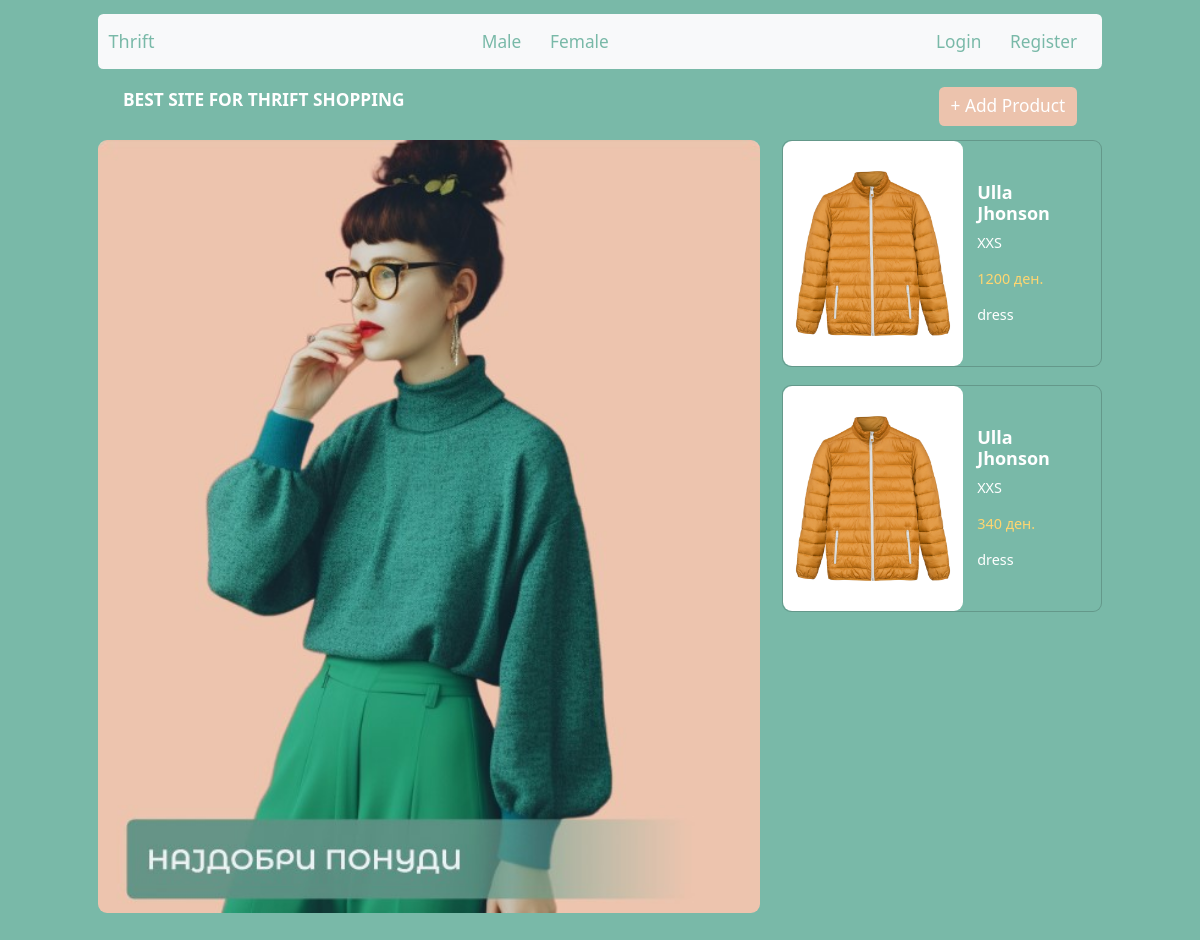
/, run on an earlier commit of the app's database.
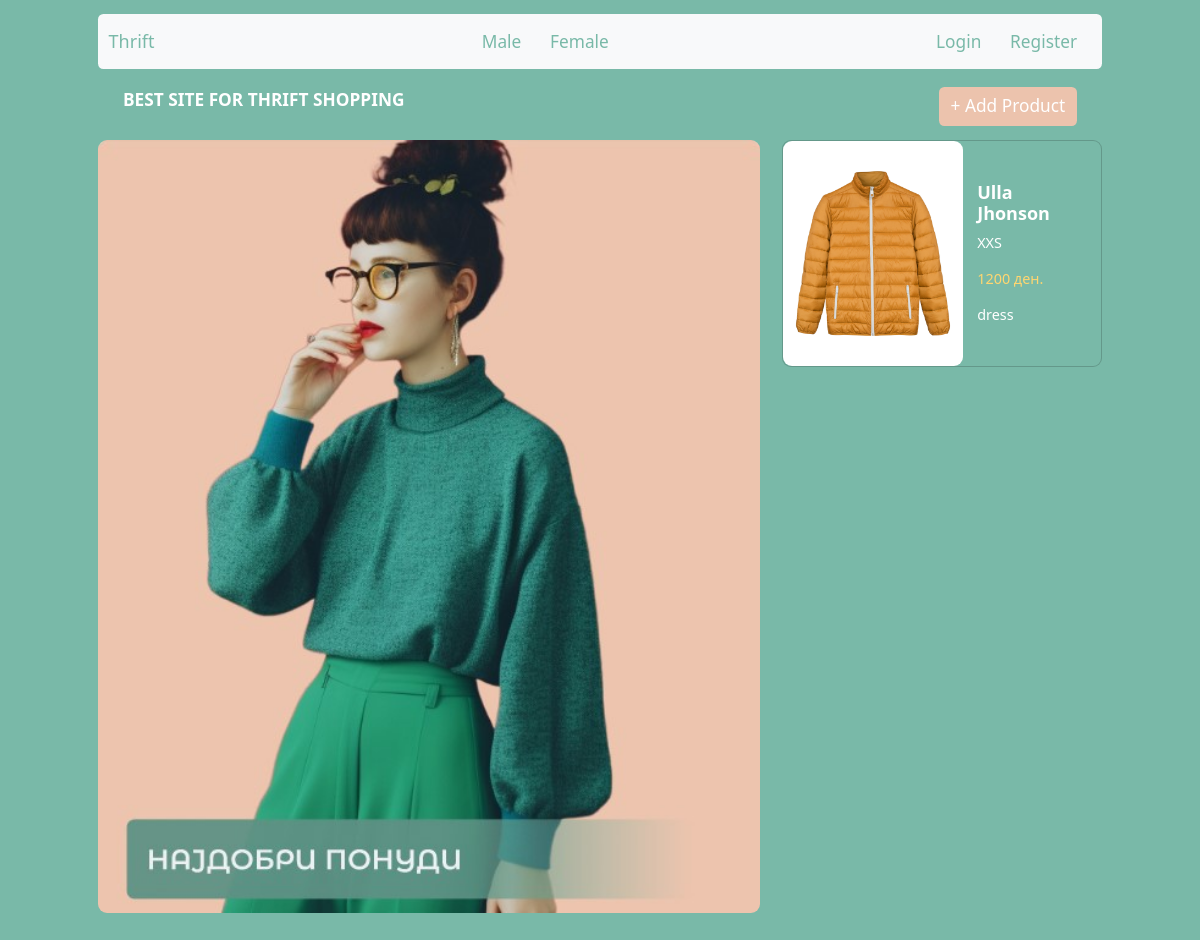
And on a later commit of the database.
### Thrift/models.py (models this page shows, shortened)
class Product(models.Model):
    user = models.ForeignKey(CustomUser, on_delete=models.CASCADE)
    price = models.PositiveIntegerField()
    conditionValues=[
        ('Лоша', 'Bad'),
        ('Средна', 'Average'),
        ('Добра', 'Good'),
        ('Одлична', 'Great')
    ]
    sizeValues=[
        ('XXS', 'Extra Extra Small'),
        ('XS', 'Extra Small'),
        ('S', 'Small'),
        ('M', 'Medium'),
        ('L', 'Large'),
        ('XL', 'Extra Large'),
        ('XXL', 'Extra Extra Large')
    ]
    condition = models.CharField(max_length=255,choices=conditionValues)
    size = models.CharField(max_length=255,choices=sizeValues)
    description = models.CharField(max_length=255)
    shop = models.CharField(max_length=255)
    typeClothes = [
        ('Фустан', 'Dress'),
        ('Панталони', 'Pants'),
        ('Блуза', 'Shirt'),
        ('Џемпер', 'Jumpers'),
        ('Јакна', 'Coat'),
        ('Фармерки', 'Jeans'),
        ('Аксесоари', 'Accessories'),
        ('Суќна', 'Skirt')
    ]
    type = models.CharField(max_length=255,choices=typeClothes)
    colors = models.ManyToManyField(Color, null=True, blank=True)
    genders=[
        ('M','Male'),
        ('F','Female')
    ]
    gender = models.CharField(max_length=255,choices=genders)
    sold = models.BooleanField(null=True,blank=True)
    sent = models.BooleanField(null=True,blank=True)
    date_sent=models.DateTimeField(auto_now=True)
    accepted = models.BooleanField(null=True,blank=True)
    date_accepted = models.DateTimeField(auto_now=True)

class ImageProd(models.Model):
    image=models.ImageField()
    product=models.ForeignKey(Product,on_delete=models.CASCADE,related_name='images')

### Thrift/views.py (the view, shortened to what this page needs)
# urls.py: path('', index, name="index"),
def index(request):
    user=request.user
    if user.is_anonymous:
        queryset = Product.objects.filter(sold=False).all()[:5]
        context = {"products": queryset}
    return render(request, "index.html", context=context)

### templates/index.html (shortened to what this page needs)
{% extends "base_generic.html" %}
{% block content %}
    <div class="content">
      <div class="row m-3">
        <div class="col-md-8">
          <div class="text" style="color: white;font-weight: bold;font-size: larger">BEST SITE FOR THRIFT SHOPPING</div>
        </div>
        <div class="col-md-4">
          <a href="/add_product" class="btn add-product-btn float-end" style="font-size: larger">+ Add Product</a>
        </div>
      </div>
      <div class="row">
        <div class="col-md-8">
            {% load static %}
            <img src="{% static 'main_page.jpg' %}" class="img-fluid rounded-img" alt="Big Picture" style="width: 100%">
        </div>
        <div class="col-md-4">
          {% for product in products %}
              <a href="{% url 'product-details' product.id %}" style="text-decoration: none;color: inherit;">
          <div class="card" >
            <img style="width: 200px;height: 250px" height="100%" src="{{  product.images.first.image.url }}" class="card-img-left rounded-img" alt="Item 1">
            <div class="card-body">
              <h5 class="card-title">{{ product.shop }}</h5>
              <p class="card-text">{{ product.size }}</p>
              <p class="card-text card-price">{{ product.price }} ден.</p>
              <p class="card-text">{{ product.description }}</p>
            </div>
          </div>
              </a>
          {% endfor %}
        </div>
      </div>
    </div>
  </div>
{% endblock %}

What changed in the data, as far as the page shows it:
removed Product: images.first.image (picture), shop "Ulla Jhonson", size "XXS", price "340", description "dress"
